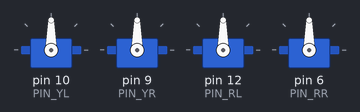
Recording of a sketch running on a simulated Arduino Nano, built with avr-gcc and run on an emulated ATmega328P. Parts: 4 × servo.

Above: at 0.1 s.
At 3.1 s:
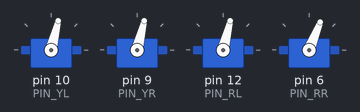
At 10.03 s:
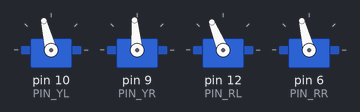
At 16.9 s:
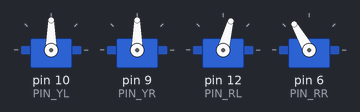
At 28.07 s:
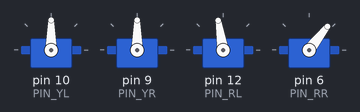
At 39.03 s:
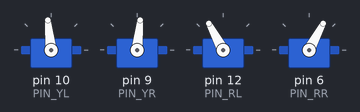
Timing chart, 0 to 40.0 s (numbered marks = the images above):
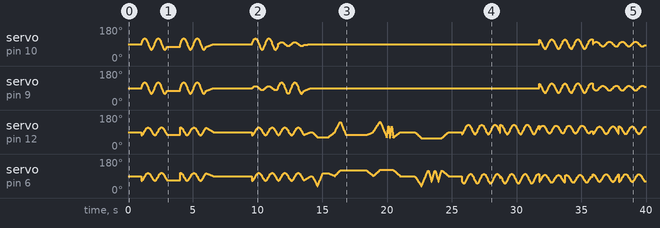

The sketch:

penguin_otto_test.ino
```cpp
#include <Otto9.h>
Otto9 Otto;

#define PIN_YL 10
#define PIN_YR 9
#define PIN_RL 12
#define PIN_RR 6
#define PIN_Trigger  5
#define PIN_Echo  4
#define PIN_Buzzer  A2

#define OTTO_FWD 1
#define OTTO_BACK -1

int vel = 1000;  //600 a 1400

void setup() {
  Serial.begin(9600);
  Otto.init(PIN_YL, PIN_YR, PIN_RL, PIN_RR, true, A6, PIN_Buzzer, PIN_Trigger, PIN_Echo);
  Otto.home();
  delay(500);
  Otto.walk(2, vel, OTTO_FWD);
  delay(1000);
  Otto.walk(2, vel, OTTO_BACK);
  Otto.home();

  delay(3000);
  Otto.turn(2, vel, 1);
  Otto.turn(2,1000,-1);
  Otto.home();
  delay(100);

          Otto.bend (1,500,1); //usually steps =1, T=2000
          Otto.bend (1,2000,-1);
          Otto.shakeLeg (1,1500, 1);
          Otto.home();
          delay(100);
          Otto.shakeLeg (1,2000,-1);
          Otto.moonwalker(3, 1000, 25,1); //LEFT
          Otto.moonwalker(3, 1000, 25,-1); //RIGHT
          Otto.crusaito(2, 1000, 20,1);
          Otto.crusaito(2, 1000, 20,-1);
          delay(100);
          Otto.flapping(2, 1000, 20,1);
          Otto.flapping(2, 1000, 20,-1);
          delay(100);
          Otto.swing(2, 1000, 20);
          Otto.tiptoeSwing(2, 1000, 20);
          Otto.jitter(2, 1000, 20); //(small T)
          Otto.updown(2, 1500, 20);  // 20 = H "HEIGHT of movement"T
          Otto.ascendingTurn(2, 1000, 50);
          Otto.jump(1,2000);


}

void loop() {
  int distance = Otto.getDistance();
  Serial.println(distance);
}
```
